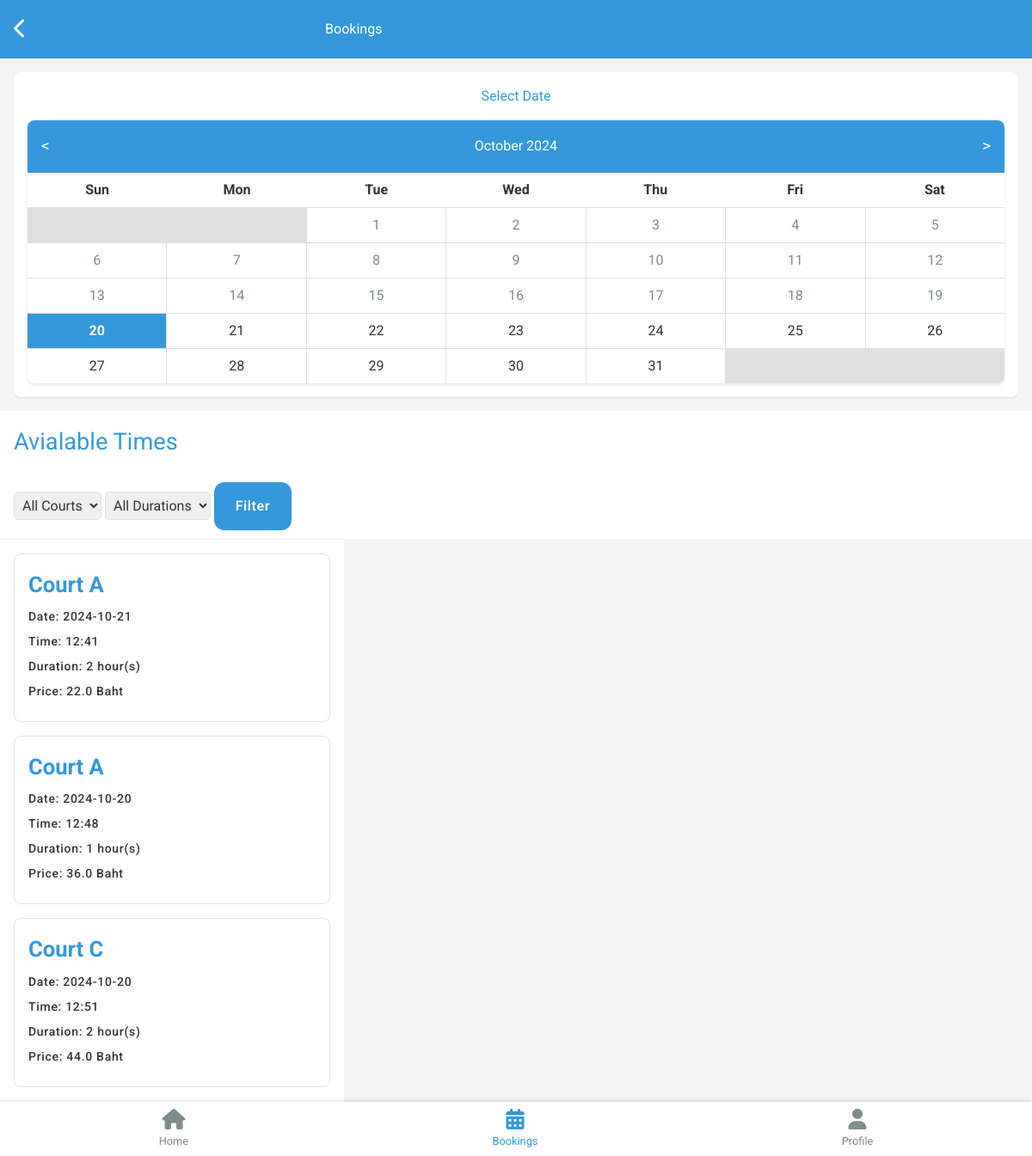
Before: /user/bookings with the older database file.
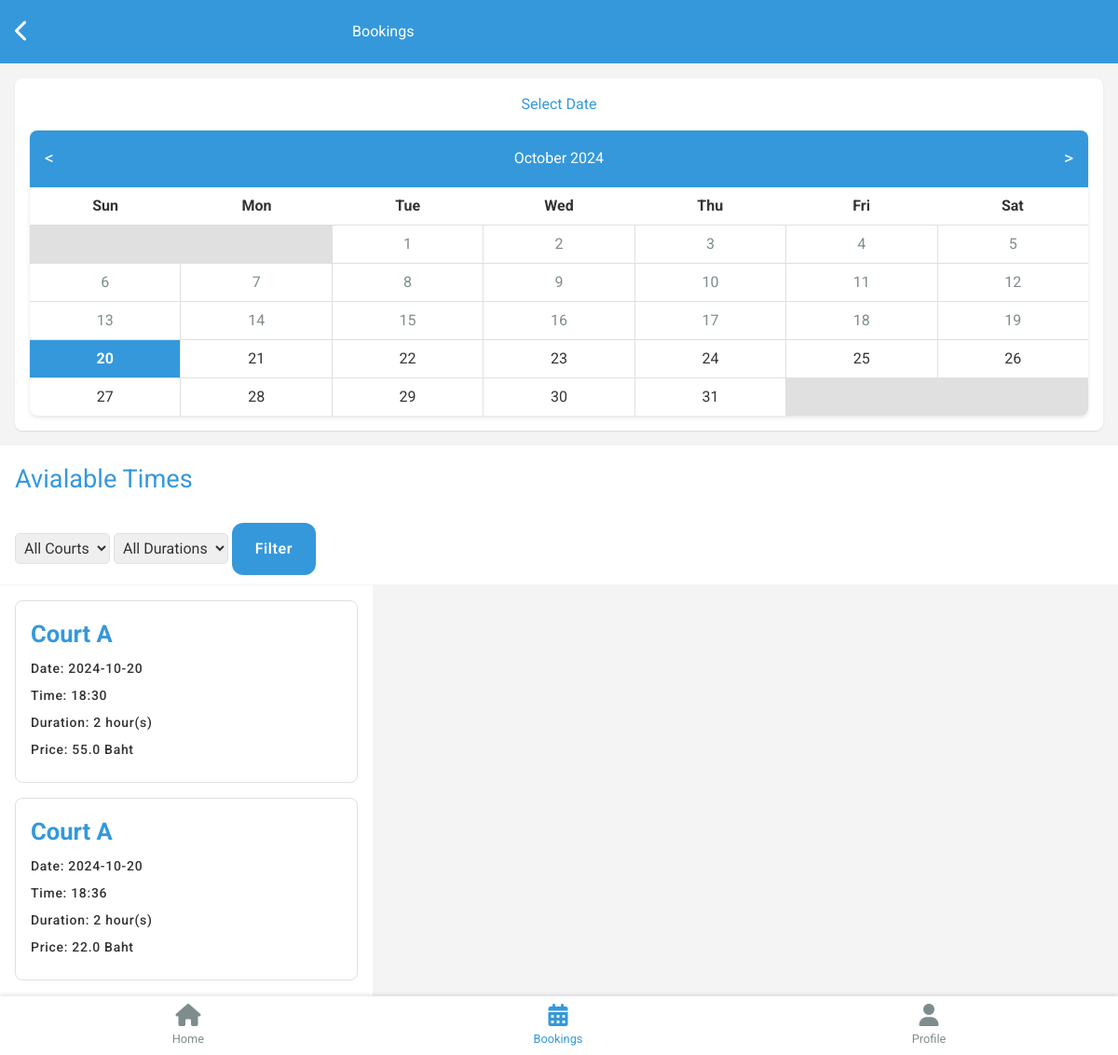
After: the same page with the newer database file.
### webapp/models.py (models this page shows, shortened)
class Court(db.Model):
    id = db.Column(db.Integer, primary_key=True)
    court_name = db.Column(db.String(100), nullable=False)
    date = db.Column(db.String(20), nullable=False)
    time = db.Column(db.String(20), nullable=False)
    duration = db.Column(db.Integer, nullable=False)  # in hours
    current_price = db.Column(db.Float, nullable=False)
    previous_price = db.Column(db.Float)
    bookings = db.relationship("Booking", backref=db.backref("booking", lazy=True))

### webapp/user.py (the view)
@user.route('/bookings', methods=['GET', 'POST'])
def bookings():
    selected_date = request.args.get('date')
    selected_court = request.args.get('court')
    selected_duration = request.args.get('duration')
    unique_courts = Court.query.with_entities(Court.court_name).distinct().all()
    unique_durations = Court.query.with_entities(Court.duration).distinct().all()
    query = Court.query
    if selected_date:
        query = query.filter(Court.date == selected_date)
        return redirect(url_for('user.bookings'))
    if selected_court and selected_court != 'all':
        query = query.filter(Court.court_name == selected_court)
        return redirect(url_for('user.bookings'))
    if selected_duration and selected_duration != 'all':
        query = query.filter(Court.duration == selected_duration)
        return redirect(url_for('user.bookings'))
    courts = query.all()
    return render_template('end_user/bookings.html', courts=courts, selected_court=selected_court, selected_duration=selected_duration, selected_date=selected_date, unique_courts=[court.court_name for court in unique_courts], unique_durations=[duration.duration for duration in unique_durations])

### webapp/templates/end_user/bookings.html (shortened to what this page needs)
{% extends 'end_user/user_base.html' %}
{% block content %}
    <header class="booking-header">
        <button class="header-back-btn" aria-label="Go back"><i class="fas fa-chevron-left"></i></button>
        <h1>Bookings</h1>
    </header>
    <div class="booking-calendar-container" method="POST">
        <div class="inner-calendar">
            <h2>Select Date</h2>
            <div id="booking-calendar" class="booking-calendar">
                <div class="calendar-header">
                    <button id="prevMonth">&lt;</button>
                    <h3 id="currentMonth">Month Year</h3>
                    <button id="nextMonth">&gt;</button>
                </div>
                <div class="calendar-body">
                    <div class="calendar-weekdays">
                        <div>Sun</div>
                        <div>Mon</div>
                        <div>Tue</div>
                        <div>Wed</div>
                        <div>Thu</div>
                        <div>Fri</div>
                        <div>Sat</div>
                    </div>
                    <div id="calendarDays" class="calendar-days"></div>
                </div>
            </div>
        </div>
    </div>
    <div class="booking-avialable-times" method="GET">
        <h2 class="available-times-title">Avialable Times</h2>
        <div class="filter-section">
            <form method="GET" action="{{ url_for('user.bookings') }}" class="court-filter">
                <select id="courtFilter" name="court">
                    <option value="all">All Courts</option>
                </select>
                <select id="durationFilter" name="duration">
                    <option value="all">All Durations</option>
                </select>
                <button id="filterBtn" type="submit">Filter</button>
            </form>
        </div>
        <div class="booking-times-info">
            <div class="booking-times-list" id="booking-times-list">
                {% if not courts %}
                    <p>There is no Available Court at the moment.</p>
                {% else %}
                    {% for court in courts %}
                    <a href="{{ url_for('user.book_court',
                    court_id=court.id,
                    date=court.date,
                    court_name=court.court_name,
                    duration=court.duration,
                    time=court.time,
                    price=court.current_price) }}"
                    class="court-item">
                            <h3 class="item-title">{{ court.court_name }}</h3>
                            <p class="item-time info">Date: {{ court.date }}</p>
                            <p class="item-time info">Time: {{ court.time }}</p>
                            <p class="item-duration info">Duration: {{ court.duration }} hour(s)</p>
                            <p class="item-price info">Price: {{ court.current_price }} Baht</p>
                        </a>
                    {% endfor %}
                {% endif %}
            </div>
        </div>
    </div>
{% endblock %}

### webapp/templates/end_user/user_base.html (shortened to what this page needs)
<!DOCTYPE html>
<html lang="en">
<head>
    <link rel="stylesheet" href="https://cdnjs.cloudflare.com/ajax/libs/font-awesome/6.6.0/css/all.min.css" />
    <script src="https://cdn.tailwindcss.com"></script>
    <link rel="stylesheet" href="{{ url_for('static', filename='css/end_user/uni.css') }}">
    <link rel="stylesheet" href="{{ url_for('static', filename='css/end_user/welcome.css') }}">
    <link rel="stylesheet" href="{{ url_for('static', filename='css/end_user/logreg.css') }}">
    <link rel="stylesheet" href="{{ url_for('static', filename='css/end_user/nav.css') }}">
    <link rel="stylesheet" href="{{ url_for('static', filename='css/end_user/home.css') }}">
    <link rel="stylesheet" href="{{ url_for('static', filename='css/end_user/bookings.css') }}">
    <link rel="stylesheet" href="{{ url_for('static', filename='css/end_user/profile.css') }}">
    <link rel="stylesheet" href="{{ url_for('static', filename='css/end_user/bookingform.css') }}">
</head>
<body>
    {% block content %}
    {% endblock %}
    {% include 'end_user/navbar.html' %}
</body>
</html>

### webapp/templates/end_user/navbar.html
<nav class="bottom-nav">
    <a href="/user/dashboard" id="homeBtn">
        <i class="fas fa-home"></i>
        <span>Home</span>
    </a>
    <a href="/user/bookings" id="bookingsBtn" class="active">
        <i class="fas fa-calendar-alt"></i>
        <span>Bookings</span>
    </a>
    <a href="/user/profile" id="profileBtn">
        <i class="fas fa-user"></i>
        <span>Profile</span>
    </a>
</nav>

### webapp/static/css/end_user/uni.css (style rules this page uses)
:root { --primary-color: #3498db; --secondary-color: #2ecc71; --background-color: #f4f4f4; --text-color: #333; --light-text-color: #7f8c8d; --border-color: #e0e0e0; --shadow-color: rgba(0, 0, 0, 0.1); --btnHover-color: #2980b9; --darkblue-color: #2c3e50; }
* { margin: 0; padding: 0; box-sizing: border-box; }
body { font-family: "Roboto"; background-color: var(--background-color); color: var(--text-color); line-gap-override: 1.6; max-height: 100vh; width: 100%; }

### webapp/static/css/end_user/nav.css (style rules this page uses)
.bottom-nav { display: flex; justify-content: space-around; background-color: white; position: fixed; bottom: 0; left: 0; right: 0; padding: 0.5rem; box-shadow: 0 -2px 4px var(--shadow-color); }
.bottom-nav a { background: none; border: none; display: flex; flex-direction: column; align-items: center; color: var(--light-text-color); font-size: 0.8rem; cursor: pointer; text-decoration: none; }
.bottom-nav a.active { color: var(--primary-color); }
.bottom-nav a i { font-size: 1.5rem; margin-bottom: 0.25rem; }
@media (min-width: 768px) { .booking-calendar-container, .booking-available-times { flex: 1; } }

### webapp/static/css/end_user/bookings.css (style rules this page uses)
.booking-header { background-color: var(--primary-color); display: flex; justify-content: space-between; align-items: center; padding: 1rem; position: relative; top: 0; z-index: 1; }
.booking-header h1 { width: 69%; color: #fff; }
.booking-calendar-container, .booking-available-times { background-color: white; border-radius: 8px; padding: 1rem; margin: 1rem; box-shadow: 0 1px 2px var(--shadow-color); }
.booking-calendar-container .inner-calendar h2 { text-align: center; margin-bottom: 1rem; color: var(--primary-color); }
.booking-calendar { background-color: white; border-radius: 8px; overflow: hidden; box-shadow: 0 2px 4px var(--shadow-color); }
.calendar-header { display: flex; justify-content: space-between; align-items: center; padding: 1rem; background-color: var(--primary-color); color: white; }
.calendar-header button { background: none; border: none; color: white; font-size: 1.2rem; cursor: pointer; }
.calendar-weekdays { display: grid; grid-template-columns: repeat(7, 1fr); text-align: center; font-weight: bold; padding: 0.5rem 0; border-bottom: 1px solid var(--border-color); }
.calendar-days { display: grid; grid-template-columns: repeat(7, 1fr); gap: 1px; background-color: var(--border-color); }
.available-times-title { position: sticky; top: 0; z-index: 5; padding: 1rem; margin: 0; font-size: 1.7rem; color: var(--primary-color); background-color: white; transition: background-color 0.2s, color 0.2s; }
.filter-section { display: flex; gap: 10px; padding: 10px 16px; align-items: center; justify-content: space-between; background-color: #fff; margin-bottom: 1px; border: none; }
.filter-section select { font-size: 1rem; border: 1px solid var(--border-color); padding: 5px; border-radius: 5px; outline: none; }
#filterBtn { background-color: var(--primary-color); color: #fff; border: none; padding: 1rem; border-radius: 12px; font-weight: 600; font-size: 1rem; width: 90px; letter-spacing: 0.6px; cursor: pointer; }
.booking-times-info { width: 100%; max-width: 400px; padding: 1rem; background-color: #fff; }
.booking-times-list { display: grid; gap: 1rem; margin-bottom: 4rem; }
.court-item { background-color: white; border: 1px solid var(--border-color); border-radius: 8px; padding: 1rem; text-align: left; cursor: pointer; transition: all 0.3s ease; }
.court-item p { margin-bottom: 0.5rem; }
.item-title { font-weight: bold; font-size: 1.6rem; color: var(--primary-color); margin-bottom: 0.5rem; }
.court-item .info { font-size: 14px; font-weight: 500; letter-spacing: 0.7px; }

### webapp/static/css/end_user/profile.css (style rules this page uses)
.header-back-btn { background: none; border: none; color: white; font-size: 1.5rem; cursor: pointer; }

Changed rows visible on the page:
removed Court: court_name "Court C", date "2024-10-20", time "12:51", duration "2", current_price "44.0"
changed Court (number 1 of 2 on the later page): date "2024-10-21" → "2024-10-20"; time "12:41" → "18:30"; current_price "22.0" → "55.0"
changed Court (number 2 of 2 on the later page): time "12:48" → "18:36"; duration "1" → "2"; current_price "36.0" → "22.0"
